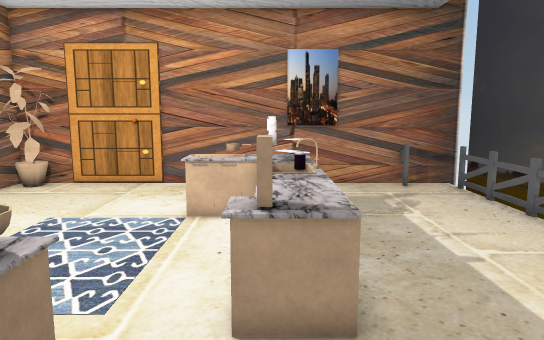
[1] (above)

13 first-person views from a walk through a Unity game level. The camera is 1.5 m above the floor, tilts 8° down and sees 70° across. The floor is counted in squares, 0.5 m on a side. Each view is taken from the middle of a square. On the plan, view 1 faces up. The plan holds only what a view shows up to about 20 squares ahead; the rest is blank. The place goes on beyond the plan. The player is left out. Door leaves are left out, so doorways stand open. Some surface patterns are stand-ins.

[2]
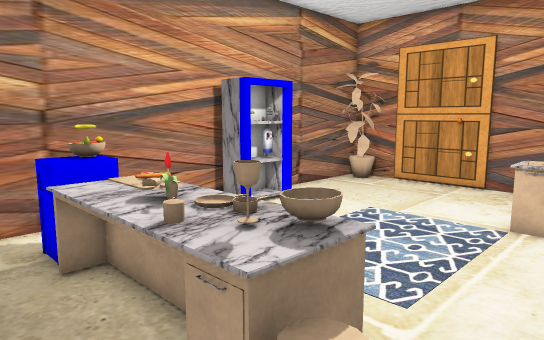

[3]
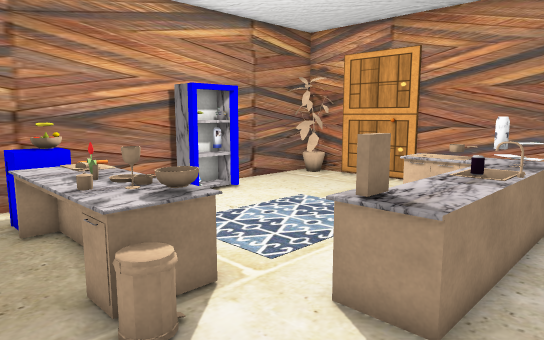

[4]
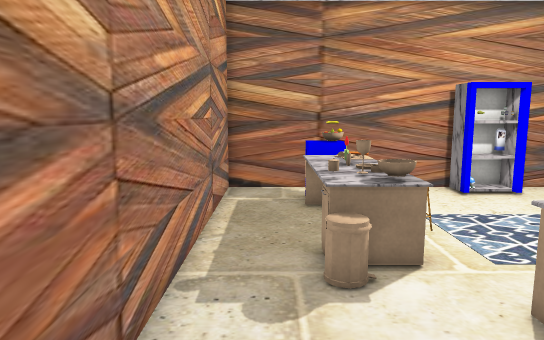

[5]
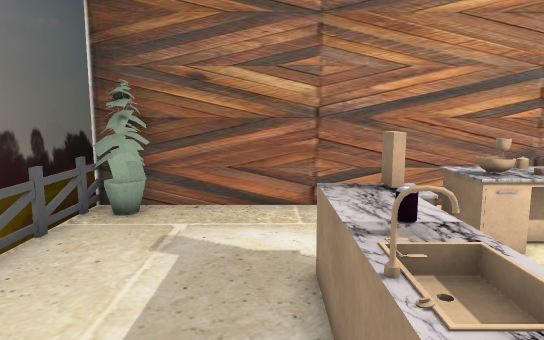

[6]
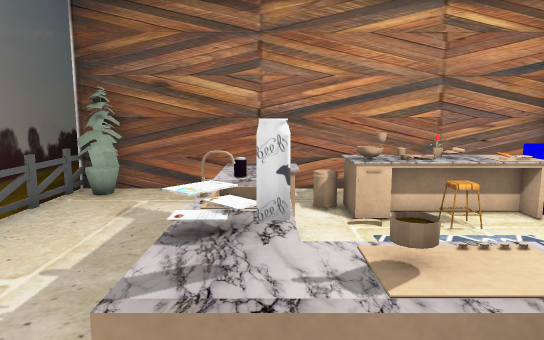

[7]
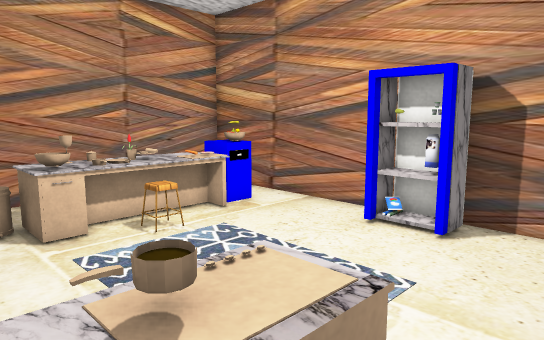

[8]
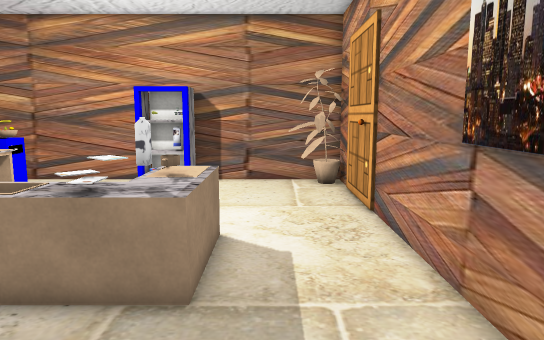

[9]
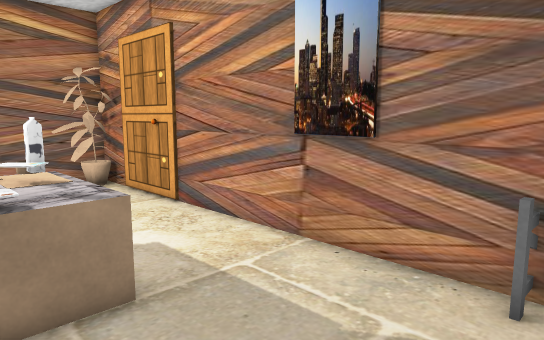

[10]
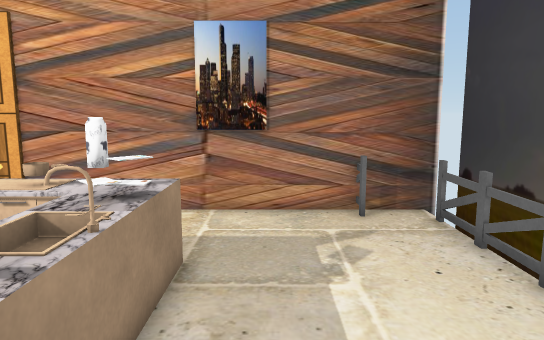

[11]
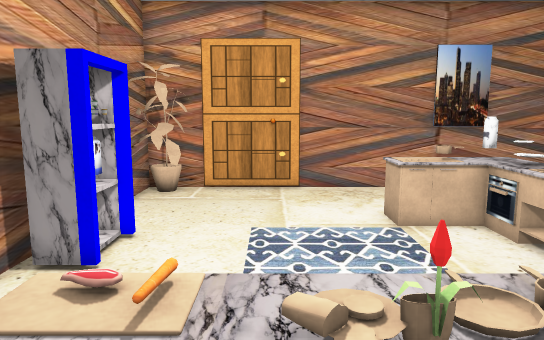

[12]
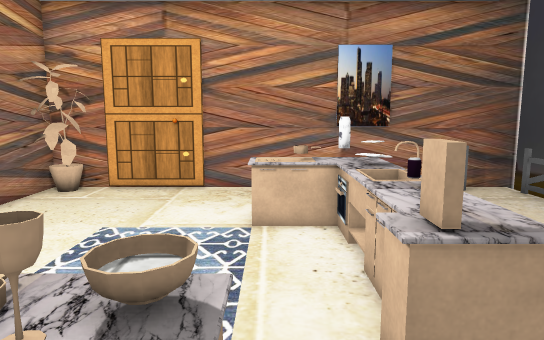

[13]
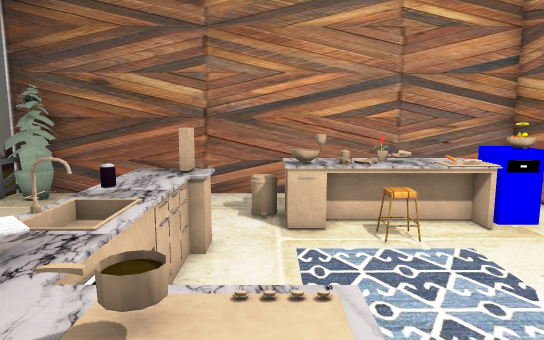

### Floor plan
Key: @ floor where view 1 was taken; # wall or solid block; . floor; D open door; = window, fence, low wall or low ledge; ^ raised ledge; F fence; S shelf; B bread; L flowerpot; I disc; O other object.
Columns run from 11 left of view 1 to 8 right of it. Each row starts with its distance up from view 1.
 19                  F
 18                  F
 17 #O###############F##
 16 OOO................F
 15 #O.................F
 14 #..................F
 13 #..................F
 12 #........^IO^......F
 11 ##.......^^^^......F
 10 #SD........^^......F
  9 #SD........^^......
  8 #S#........^O.....
  7 #..........^^.....
  6 #..........^^......
  5 #.....O....^^......F
  4 #.O#O^^^O=.........F
  3 #.OO^BL^O=.........F
  2 #.OO^^^^^.=........F
  1 #................OOF
  0 #..........@.....OOF
 -1 ###################F
 -2                    F

Where each view was taken, in squares from view 1:
view 1: 0 up, 0 right, facing up
view 2: 0 up, 0 right, facing up-left
view 3: 0 up, 3 right, facing up-left
view 4: 1 up, 5 right, facing left
view 5: 12 up, 2 right, facing down
view 6: 15 up, 0 right, facing down
view 7: 14 up, 0 right, facing down-left
view 8: 14 up, 7 right, facing left
view 9: 10 up, 7 right, facing up-left
view 10: 5 up, 3 right, facing up
view 11: 1 up, 6 left, facing up
view 12: 1 up, 2 left, facing up
view 13: 14 up, 2 left, facing down
